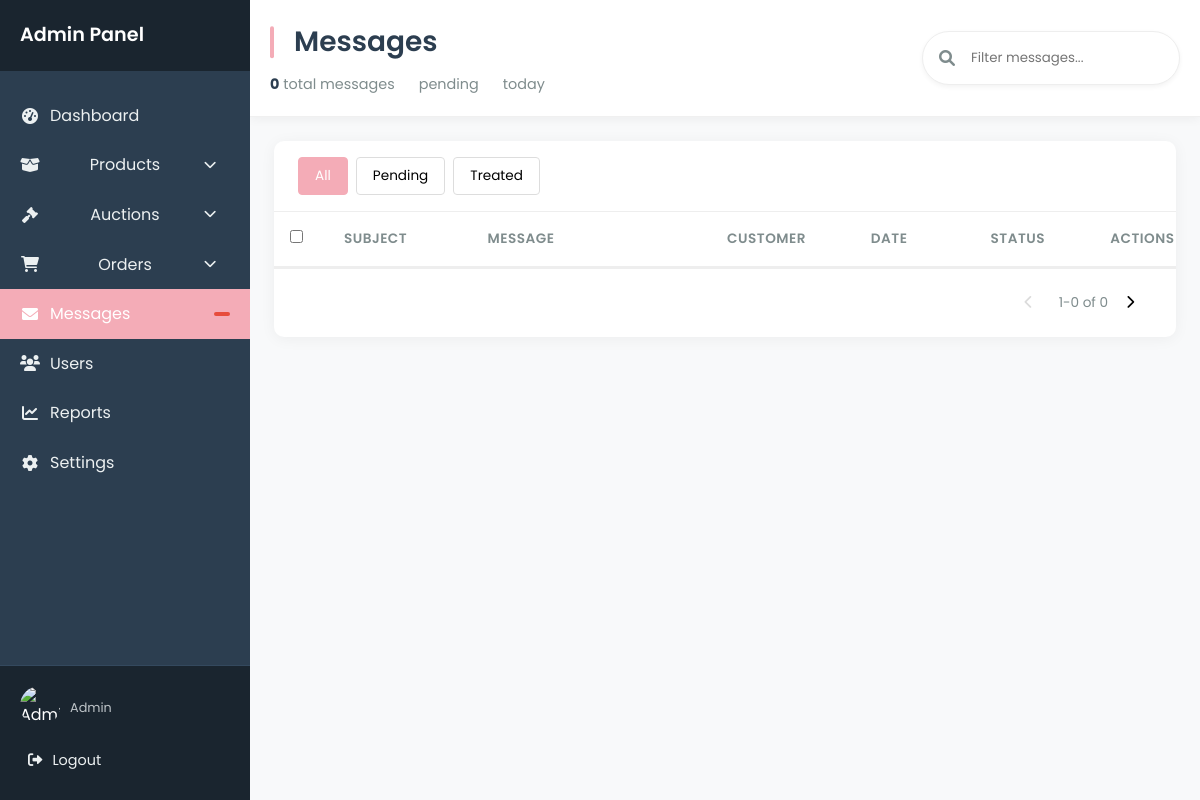
The page /admin/messages on the database as committed earlier.
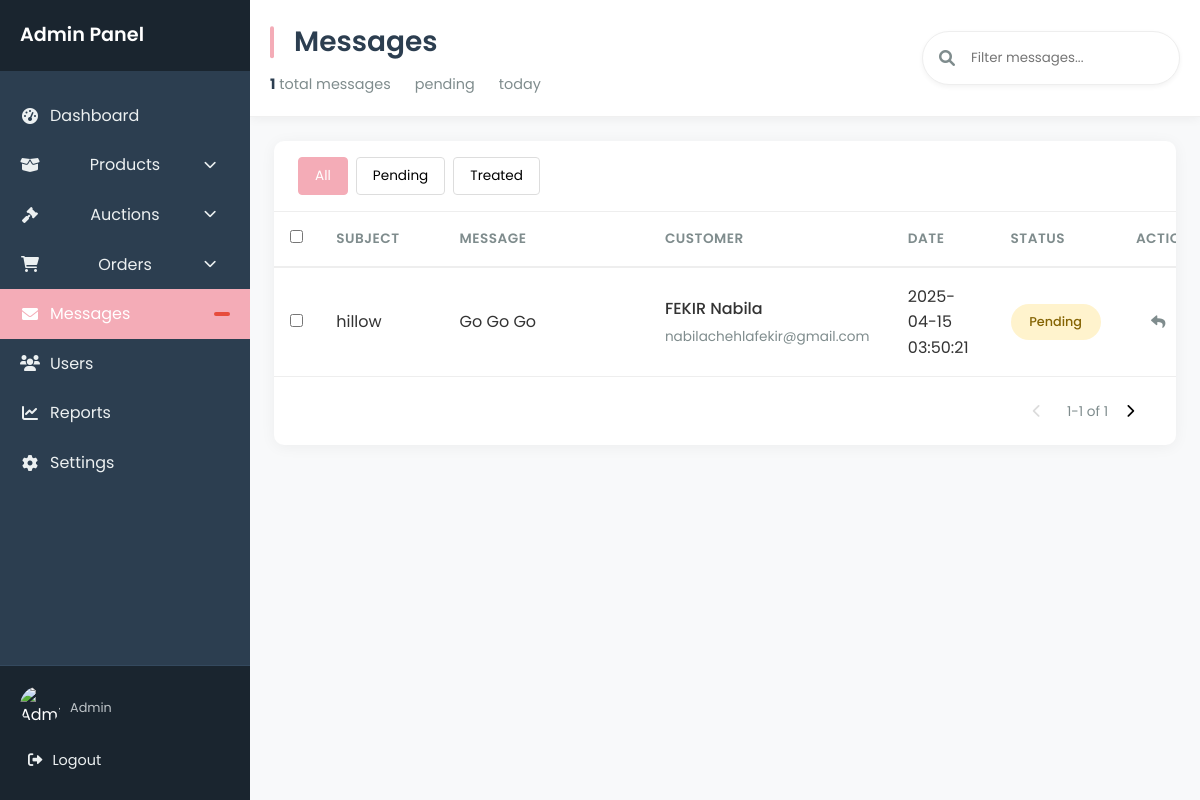
The same page on the database as committed later.
### tables this page shows
CREATE TABLE messages (
            id INTEGER PRIMARY KEY AUTOINCREMENT,
            user_id INTEGER NOT NULL,
            objet TEXT NOT NULL,
            message TEXT NOT NULL,
            date TEXT NOT NULL,
            is_treated INTEGER DEFAULT 0,
            admin_response TEXT
        );

CREATE TABLE users (
            id INTEGER PRIMARY KEY AUTOINCREMENT,
            FirstName TEXT NOT NULL,
            LastName TEXT NOT NULL,
            Email TEXT UNIQUE NOT NULL,
            phoneNum TEXT NOT NULL,
            password TEXT NOT NULL, 
            is_admin INTEGER NOT NULL DEFAULT 0 CHECK(is_admin IN (0,1))  
        );

### app.py (the view)
@app.route("/admin/messages", methods=["GET"])
def admin_messages():
    status_filter = request.args.get("status", "pending")  # Default: pending
    date_filter = request.args.get("date", "")  # Default: all dates
    email_filter = request.args.get("email", "")  # Default: all emails
    query = """
        SELECT messages.id, messages.objet, messages.message, messages.date, messages.is_treated, messages.admin_response, users.FirstName, users.LastName, users.Email
        FROM messages
        JOIN users ON messages.user_id = users.id
        WHERE 1=1
    """
    params = []
    if status_filter == "pending":
        query += " AND messages.is_treated = 0"
    elif status_filter == "treated":
        query += " AND messages.is_treated = 1"
    if date_filter == "last_day":
        query += " AND messages.date >= datetime('now', '-1 day')"
    elif date_filter == "last_week":
        query += " AND messages.date >= datetime('now', '-7 days')"
    elif date_filter == "last_month":
        query += " AND messages.date >= datetime('now', '-1 month')"
    if email_filter:
        query += " AND users.Email LIKE ?"
        params.append(f"%{email_filter}%")
    query += " ORDER BY messages.date DESC"
    conn = get_db()
    cursor = conn.cursor()
    cursor.execute(query, params)
    messages = cursor.fetchall()
    conn.close()
    messages_list = [
        {
            "id": msg[0],
            "objet": msg[1],
            "message": msg[2],
            "date": msg[3],
            "is_treated": msg[4],
            "admin_response": msg[5],
            "user_name": f"{msg[6]} {msg[7]}",  # Combine first and last name
            "user_email": msg[8],  # User email
        }
        for msg in messages
    ]
    return render_template("admin_messages.html", messages=messages_list)

### app.py (called while the page is built)
def get_db():
    conn = sqlite3.connect("database.db")
    conn.row_factory = sqlite3.Row
    return conn

### templates/admin_messages.html (shortened to what the changed rows need)
<!DOCTYPE html>
<html lang="en">
<head>
    <link rel="stylesheet" href="https://cdnjs.cloudflare.com/ajax/libs/font-awesome/6.0.0/css/all.min.css">
    <link rel="stylesheet" href="{{ url_for('static', filename='admin_orders.css') }}">
    <link rel="stylesheet" href="{{ url_for('static', filename='navbar.css') }}">
</head>
<body>
    <div class="admin-container">
        <aside class="sidebar">
            <div class="sidebar-header">
                <h2>Admin Panel</h2>
            </div>
        </aside>
        <div class="content-wrapper">
            <header class="main-header">
                <div class="header-title">
                    <h1>Messages</h1>
                    <div class="order-summary">
                        <span class="summary-item"><strong>{{ messages|length }}</strong> total messages</span>
                    </div>
                </div>
            </header>
            <main class="main-content">
                <div class="orders-container">
                    <div class="table-responsive">
                        <table class="orders-table">
                            <thead>
                                <tr>
                                    <th width="40px"><input type="checkbox" id="selectAll"></th>
                                    <th width="120px">Subject</th>
                                    <th width="200px">Message</th>
                                    <th width="120px">Customer</th>
                                    <th width="100px">Date</th>
                                    <th width="100px">Status</th>
                                    <th width="150px">Actions</th>
                                </tr>
                            </thead>
                            <tbody>
                                {% for msg in messages %}
                                <tr class="message-row" data-id="{{ msg.id }}" data-status="{{ 'treated' if msg.is_treated else 'pending' }}" data-admin-response="{{ msg.admin_response if msg.admin_response else '' }}">
                                    <td><input type="checkbox" class="message-checkbox"></td>
                                    <td>{{ msg.objet }}</td>
                                    <td>{{ msg.message|truncate(50) }}</td>
                                    <td>
                                        <div class="customer-cell">
                                            <div class="customer-name">{{ msg.user_name }}</div>
                                            <div class="customer-email">{{ msg.user_email }}</div>
                                        </div>
                                    </td>
                                    <td>{{ msg.date }}</td>
                                    <td>
                                        <span class="status-badge status-{{ 'treated' if msg.is_treated else 'pending' }}">
                                            {{ "Treated" if msg.is_treated else "Pending" }}
                                        </span>
                                    </td>
                                    <td>
                                        <div class="action-buttons">
                                            {% if not msg.is_treated %}
                                            <button class="btn quick-edit" title="Reply" onclick="openReplyModal('{{ msg.id }}', '{{ msg.objet }}')">
                                                <i class="fas fa-reply"></i>
                                            </button>
                                            {% endif %}
                                        </div>
                                    </td>
                                </tr>
                                {% endfor %}
                            </tbody>
                        </table>
                    </div>
                    <div class="table-footer">
                        <div class="table-pagination">
                            <button class="btn pagination-btn" disabled>
                                <i class="fas fa-chevron-left"></i>
                            </button>
                            <span class="page-info">1-{{ messages|length }} of {{ messages|length }}</span>
                            <button class="btn pagination-btn">
                                <i class="fas fa-chevron-right"></i>
                            </button>
                        </div>
                    </div>
                </div>
            </main>
        </div>
    </div>
</body>
</html>

Rows that differ between the two databases and show on the page:
added messages: objet "hillow", message "Go Go Go", user_name "FEKIR Nabila", user_email "nabilachehlafekir@gmail.com", date "2025-04-15 03:50:21", is_treated "Pending"
Other text that changed with them:
{{ messages|length }}: "0" → "1"
